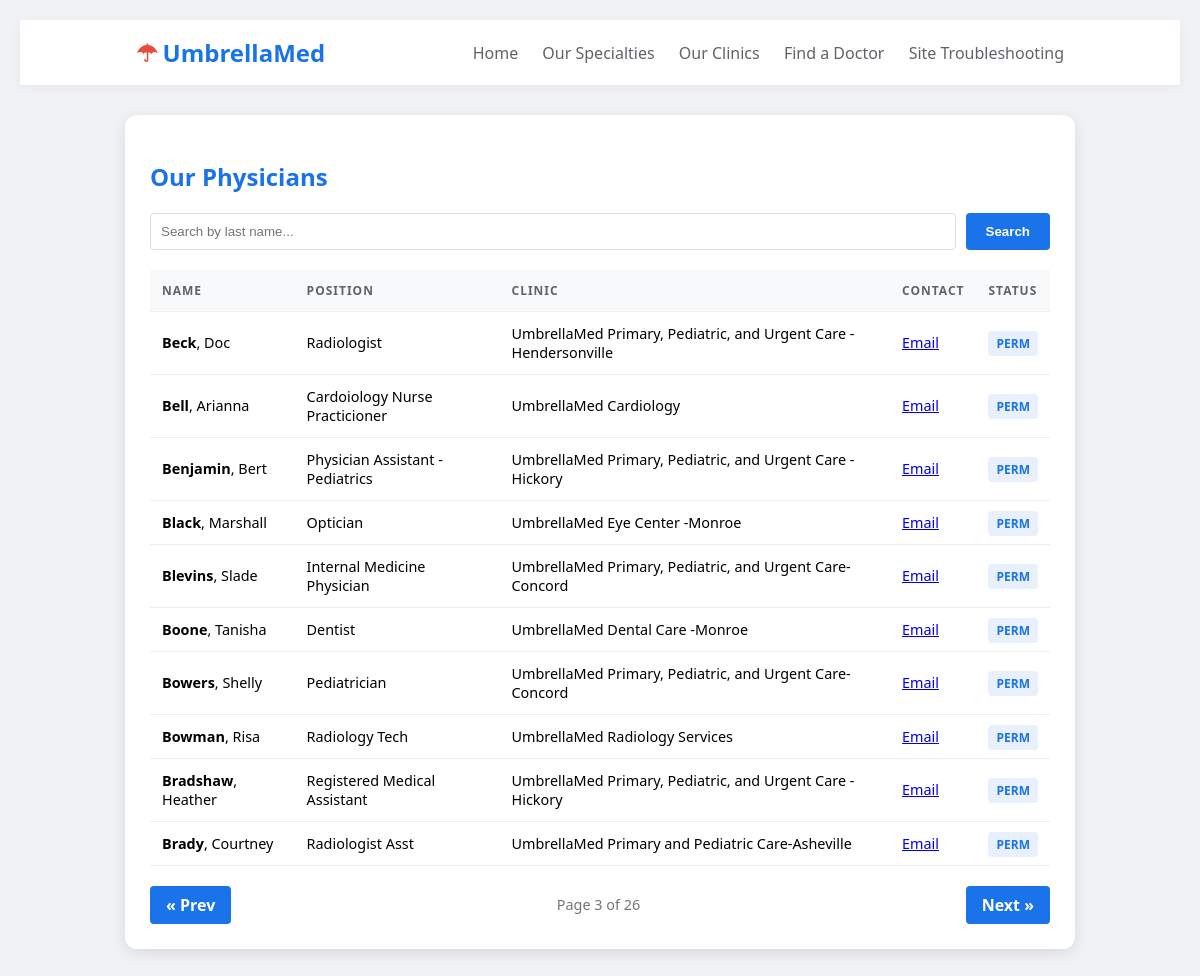
The page /physicians.php?page=3 on the database its author committed.
### tables this page shows
CREATE TABLE `physicians` (
  `physician_id` varchar(10) NOT NULL,
  `clinic_number` int NOT NULL,
  `first_name` varchar(15) NOT NULL,
  `last_name` varchar(15) NOT NULL,
  `job_position` varchar(100) NOT NULL,
  `email` varchar(50) NOT NULL,
  `city` varchar(25) NOT NULL,
  `state` varchar(2) NOT NULL,
  `emp_status` varchar(5) NOT NULL,
  PRIMARY KEY (`city`,`physician_id`),
  KEY `clinic_id_idx` (`clinic_number`),
  CONSTRAINT `clinic_id` FOREIGN KEY (`clinic_number`) REFERENCES `clinics` (`clinic_id`)
);

CREATE TABLE `clinics` (
  `clinic_id` int NOT NULL AUTO_INCREMENT,
  `clinic_name` varchar(100) NOT NULL,
  `clinic_address` varchar(255) NOT NULL,
  `clinic_suite` varchar(45) NOT NULL,
  `clinic_city` varchar(45) NOT NULL,
  `clinic_state` varchar(2) NOT NULL,
  `clinic_zip` varchar(45) NOT NULL,
  `clinic_phone` varchar(45) NOT NULL,
  `clinic_fax` varchar(45) NOT NULL,
  PRIMARY KEY (`clinic_id`)
);

### www/physicians.php (the view, shortened to what this page needs)
<!DOCTYPE html>
<html lang="en">
<head>
</head>
<body>
<nav>
    <div class="logo"><span>☂</span> UmbrellaMed</div>
    <div class="links">
        <a href="Umbrellamed.php">Home</a>
        <a href="specialties.php">Our Specialties</a>
        <a href="clinics.php">Our Clinics</a>
        <a href="physicians.php">Find a Doctor</a>
        <a href="index.php">Site Troubleshooting</a>
    </div>
</nav>
<div class="container">
    <h2>Our Physicians</h2>
    <form method="GET" class="search-form">
        <input type="text" name="search" class="search-input" placeholder="Search by last name..." value="<?php echo isset($_GET['search']) ? htmlspecialchars($_GET['search']) : ''; ?>">
        <button type="submit" class="search-btn">Search</button>
    </form>
    <?php
    $servername = "localhost";
    $username = "UmbrellaUser";
    $password = "Net260Rocks!";
    $dbname = "umbrellamed";
    $conn = mysqli_connect($servername, $username, $password, $dbname);
    $search = isset($_GET['search']) ? mysqli_real_escape_string($conn, $_GET['search']) : '';
    $limit = 10;
    $page = isset($_GET['page']) ? (int)$_GET['page'] : 1;
    $offset = ($page - 1) * $limit;
    $where_clause = $search !== "" ? "WHERE p.last_name LIKE '%$search%'" : "";
    $total_sql = "SELECT COUNT(*) FROM physicians p $where_clause";
    $total_result = mysqli_query($conn, $total_sql);
    $total_rows = mysqli_fetch_array($total_result)[0];
    $total_pages = ceil($total_rows / $limit);
    $sql = "SELECT p.first_name, p.last_name, p.job_position, p.email, p.emp_status, c.clinic_name
            FROM physicians p
            JOIN clinics c ON p.clinic_number = c.clinic_id
            $where_clause
            ORDER BY p.last_name ASC
            LIMIT $limit OFFSET $offset";
    $results = mysqli_query($conn, $sql);
    $search_param = ($search !== "") ? "&search=" . urlencode($search) : "";
    if (mysqli_num_rows($results) > 0) {
        echo "<table>
                <tr>
                    <th>Name</th>
                    <th>Position</th>
                    <th>Clinic</th>
                    <th>Contact</th>
                    <th>Status</th>
                </tr>";
        while($row = mysqli_fetch_assoc($results)) {
            echo "<tr>";
            echo "<td><strong>" . htmlspecialchars($row["last_name"]) . "</strong>, " . htmlspecialchars($row["first_name"]) . "</td>";
            echo "<td>" . htmlspecialchars($row["job_position"]) . "</td>";
            echo "<td>" . htmlspecialchars($row["clinic_name"]) . "</td>";
            echo "<td><a href='mailto:" . htmlspecialchars($row["email"]) . "'>Email</a></td>";
            echo "<td><span class='status-tag'>" . htmlspecialchars($row["emp_status"]) . "</span></td>";
            echo "</tr>";
        }
        echo "</table>";
        echo "<div class='pagination'>";
        echo ($page > 1) ? "<a href='?page=" . ($page - 1) . "$search_param' class='btn'>&laquo; Prev</a>" : "<a class='btn disabled'>&laquo; Prev</a>";
        echo "<span class='page-info'>Page $page of " . ($total_pages ?: 1) . "</span>";
        echo ($page < $total_pages) ? "<a href='?page=" . ($page + 1) . "$search_param' class='btn'>Next &raquo;</a>" : "<a class='btn disabled'>Next &raquo;</a>";
        echo "</div>";
    } else {
        echo "<p>No physicians found matching your criteria.</p>";
    }
    ?>
</div>
</body>
</html>

### www/physicians.php (style rules this page uses)
body { font-family: 'Segoe UI', Tahoma, Geneva, Verdana, sans-serif; margin: 20px; background-color: #f0f2f5; }
nav { background: white; padding: 1rem 10%; display: flex; justify-content: space-between; align-items: center; box-shadow: 0 2px 10px rgba(0,0,0,0.05); }
.logo { font-size: 1.5rem; font-weight: bold; color: #1a73e8; display: flex; align-items: center; }
.logo span { color: #e74c3c; margin-right: 5px; }
nav a { text-decoration: none; color: #5f6368; margin-left: 20px; font-weight: 500; }
.container { max-width: 900px; margin: 30px auto; background: white; padding: 25px; border-radius: 12px; box-shadow: 0 4px 15px rgba(0,0,0,0.1); }
h2 { color: #1a73e8; margin-bottom: 20px; }
.search-form { margin-bottom: 20px; display: flex; gap: 10px; }
.search-input { flex-grow: 1; padding: 10px; border: 1px solid #ddd; border-radius: 4px; outline: none; }
.search-btn { padding: 10px 20px; background: #1a73e8; color: white; border: none; border-radius: 4px; cursor: pointer; font-weight: bold; }
table { width: 100%; border-collapse: collapse; margin-top: 10px; }
th, td { text-align: left; padding: 12px; border-bottom: 1px solid #eee; font-size: 0.9rem; }
th { background-color: #f8f9fa; color: #5f6368; text-transform: uppercase; font-size: 0.75rem; letter-spacing: 1px; }
.status-tag { padding: 4px 8px; border-radius: 4px; font-size: 0.75rem; font-weight: bold; background: #e8f0fe; color: #1a73e8; }
.pagination { margin-top: 20px; display: flex; justify-content: space-between; align-items: center; }
.btn { padding: 8px 16px; background: #1a73e8; color: white; text-decoration: none; border-radius: 4px; font-weight: bold; }
.page-info { color: #70757a; font-size: 0.9rem; }

### rows shown on the page
physicians: last_name "Beck", first_name "Doc", job_position "Radiologist", clinic_number.clinic_name "UmbrellaMed Primary, Pediatric, and Urgent Care -Hendersonville", emp_status "PERM"
physicians: last_name "Bell", first_name "Arianna", job_position "Cardoiology Nurse Practicioner", clinic_number.clinic_name "UmbrellaMed Cardiology", emp_status "PERM"
physicians: last_name "Benjamin", first_name "Bert", job_position "Physician Assistant - Pediatrics", clinic_number.clinic_name "UmbrellaMed Primary, Pediatric, and Urgent Care -Hickory", emp_status "PERM"
physicians: last_name "Black", first_name "Marshall", job_position "Optician", clinic_number.clinic_name "UmbrellaMed Eye Center -Monroe", emp_status "PERM"
physicians: last_name "Blevins", first_name "Slade", job_position "Internal Medicine Physician", clinic_number.clinic_name "UmbrellaMed Primary, Pediatric, and Urgent Care-Concord", emp_status "PERM"
physicians: last_name "Boone", first_name "Tanisha", job_position "Dentist", clinic_number.clinic_name "UmbrellaMed Dental Care -Monroe", emp_status "PERM"
physicians: last_name "Bowers", first_name "Shelly", job_position "Pediatrician", clinic_number.clinic_name "UmbrellaMed Primary, Pediatric, and Urgent Care-Concord", emp_status "PERM"
physicians: last_name "Bowman", first_name "Risa", job_position "Radiology Tech", clinic_number.clinic_name "UmbrellaMed Radiology Services", emp_status "PERM"
physicians: last_name "Bradshaw", first_name "Heather", job_position "Registered Medical Assistant", clinic_number.clinic_name "UmbrellaMed Primary, Pediatric, and Urgent Care -Hickory", emp_status "PERM"
physicians: last_name "Brady", first_name "Courtney", job_position "Radiologist Asst", clinic_number.clinic_name "UmbrellaMed Primary and Pediatric Care-Asheville", emp_status "PERM"

### other values the page prints
$page "3"
$total_pages ?: 1 "26"
